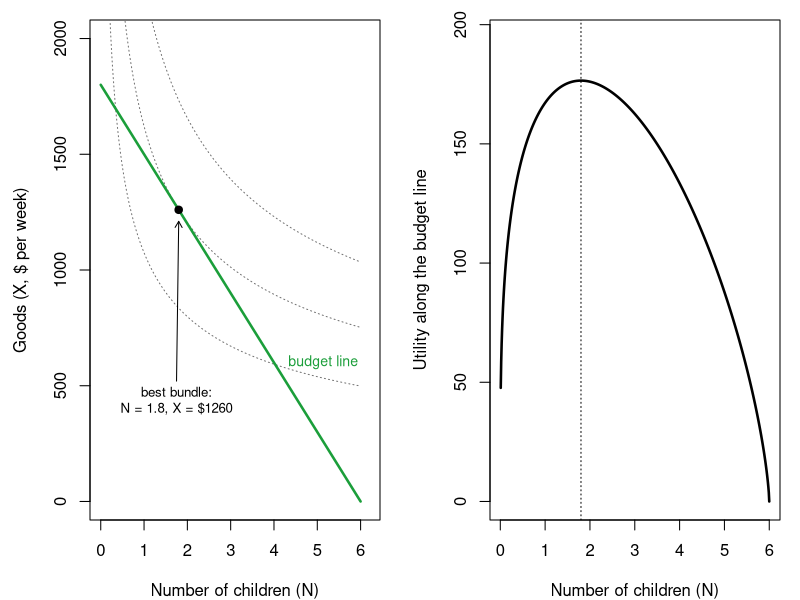
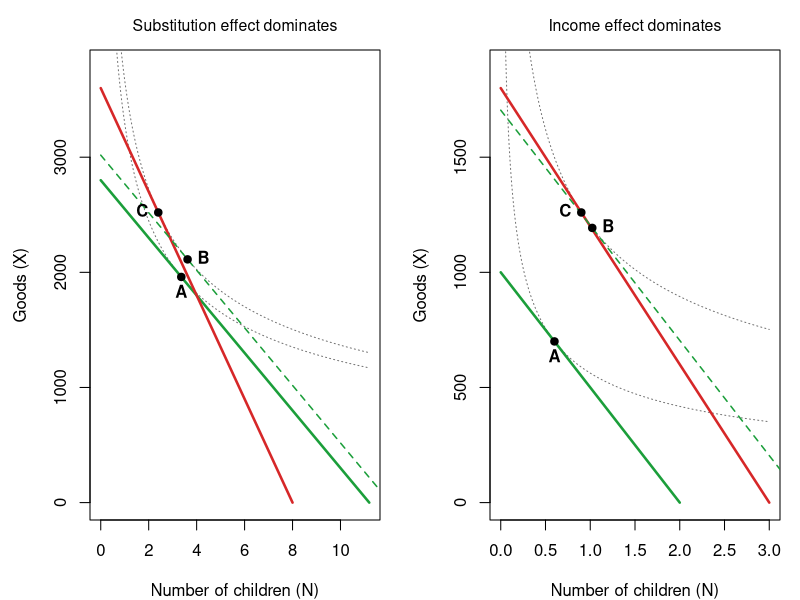
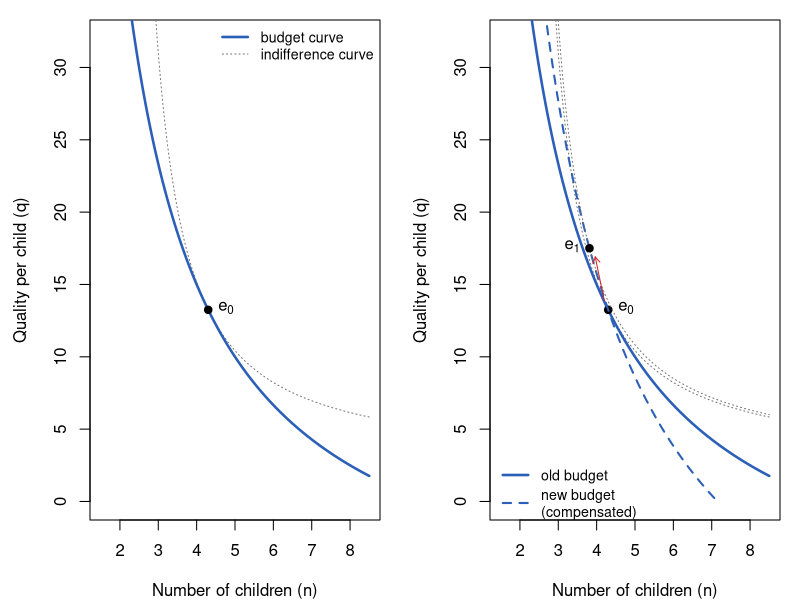
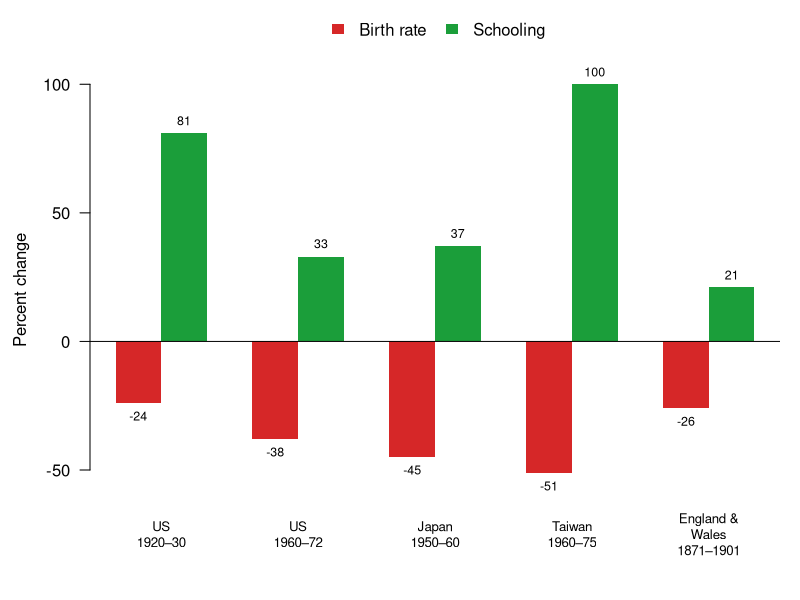

Source code (R) for these figures, in order:
## ---- chunk 1
#| label: setup-ch7
#| include: false

col_kids <- "#d62728"; col_goods <- "#1b9e3a"; col_old <- "#1b9e3a"
col_new <- "#d62728"; col_grey <- "grey45"

## ---- Cost-of-time model --------------------------------------------------
## Budget: X + (p + c w) N = w T + I ; utility U = X^a N^(1 - a)
## Optimum (Cobb-Douglas): N* = (1 - a)(I + wT)/(p + cw), X* = a (I + wT)
full_income <- function(w, T, I) w * T + I
full_price  <- function(p, c, w) p + c * w
N_star <- function(w, T, I, p, c, a) (1 - a) * full_income(w, T, I) / full_price(p, c, w)
X_star <- function(w, T, I, p, c, a) a * full_income(w, T, I)
util   <- function(X, N, a) X^a * N^(1 - a)
## X on an indifference curve with utility U
X_on_U <- function(U, N, a) (U / N^(1 - a))^(1 / a)
## Point on indifference curve U where the slope equals a given price of N
tangent_on_U <- function(U, P, a) {
  U <- unname(U)
  k <- (a / (1 - a)) * P               # X/N ratio at tangency
  N <- U / k^a
  c(N = N, X = k * N)
}

## ---- Becker quantity-quality model ---------------------------------------
## Budget: p_n n + p_c q n = S ; CES utility over n and q (sigma < 1)
U_nq <- function(n, q, alpha = 0.5, rho = -0.5) (alpha * n^rho + (1 - alpha) * q^rho)^(1 / rho)
q_budget <- function(n, S, pn, pc = 1) (S - pn * n) / (pc * n)
opt_nq <- function(S, pn, pc = 1, ...) {
  f <- function(n) { q <- q_budget(n, S, pn, pc); if (q <= 0) -Inf else U_nq(n, q, ...) }
  o <- optimize(f, c(0.05, S / pn - 0.01), maximum = TRUE)
  c(n = o$maximum, q = q_budget(o$maximum, S, pn, pc), U = o$objective)
}
## q on an indifference curve of CES utility with level U
q_on_U <- function(U, n, alpha = 0.5, rho = -0.5) {
  inner <- (U^rho - alpha * n^rho) / (1 - alpha)
  ifelse(inner > 0, inner^(1 / rho), NA)
}
## ---- chunk 2
#| label: fig-cost-of-time
#| fig-cap: "The cost-of-time model with the lecture example (w = $20, T = 40, I = $1,000, p = $200, c = 5, U = X^0.7 N^0.3). Left: the budget line and indifference curves; the best bundle is where an indifference curve just touches the line. Right: utility along the budget line, a slice through the 'utility mountain.'"
#| fig-height: 4
w <- 20; T <- 40; I <- 1000; p <- 200; c <- 5; a <- 0.7
Ns <- N_star(w, T, I, p, c, a); Xs <- X_star(w, T, I, p, c, a)
Us <- util(Xs, Ns, a)
N <- seq(0.01, 6, 0.01)
op <- par(mfrow = c(1, 2), mar = c(4, 4.5, 1, 1))
plot(N, 1800 - 300 * N, type = "n", ylim = c(0, 2000), xlim = c(0, 6.2),
     xlab = "Number of children (N)", ylab = "Goods (X, $ per week)")
for (Ui in Us * c(0.75, 1, 1.25))
  lines(N, X_on_U(Ui, N, a), lty = 3, col = col_grey)
segments(0, 1800, 6, 0, col = col_goods, lwd = 2.5)
points(Ns, Xs, pch = 19)
arrows(1.75, 520, Ns, Xs - 50, length = 0.07)
text(1.75, 520, sprintf("best bundle:\nN = %.1f, X = $%.0f", Ns, Xs), pos = 1, cex = 0.8)
text(4.1, 600, "budget line", col = col_goods, pos = 4, cex = 0.85)
Ub <- util(1800 - 300 * N, N, a)
plot(N, Ub, type = "l", lwd = 2.5, ylim = c(0, max(Ub) * 1.1),
     xlab = "Number of children (N)", ylab = "Utility along the budget line")
abline(v = Ns, lty = 3)
par(op)
## ---- chunk 3
#| label: fig-wage-effects
#| fig-cap: "A doubling of the wage (from $20 to $40) under two sets of circumstances. Green: old budget line; red: new budget line; dashed green: a line with the old slope tangent to the new indifference curve. A → B is the income effect and B → C the substitution effect. Left: the substitution effect dominates and the family has fewer children. Right: the income effect dominates and it has more."
#| fig-height: 4.3
decomp_plot <- function(T, I, p, c, a, w0, w1, main) {
  P0 <- full_price(p, c, w0); P1 <- full_price(p, c, w1)
  F0 <- full_income(w0, T, I); F1 <- full_income(w1, T, I)
  A <- c(N = N_star(w0, T, I, p, c, a), X = X_star(w0, T, I, p, c, a))
  C <- c(N = N_star(w1, T, I, p, c, a), X = X_star(w1, T, I, p, c, a))
  UA <- unname(util(A["X"], A["N"], a)); UC <- unname(util(C["X"], C["N"], a))
  B <- tangent_on_U(UC, P0, a)                      # new utility, old prices
  nmax <- max(F0 / P0, F1 / P1, B["N"] * 1.6)
  N <- seq(0.02, nmax, length.out = 400)
  plot(N, N, type = "n", xlim = c(0, nmax), ylim = c(0, F1 * 1.05),
       xlab = "Number of children (N)", ylab = "Goods (X)", main = main,
       font.main = 1, cex.main = 0.95)
  lines(N, X_on_U(UA, N, a), lty = 3, col = col_grey)
  lines(N, X_on_U(UC, N, a), lty = 3, col = col_grey)
  segments(0, F0, F0 / P0, 0, col = col_old, lwd = 2.5)
  segments(0, F1, F1 / P1, 0, col = col_new, lwd = 2.5)
  FB <- B["X"] + P0 * B["N"]                        # income needed at old prices
  segments(0, FB, FB / P0, 0, col = col_old, lwd = 1.5, lty = 2)
  pts <- rbind(A = A, B = B, C = C)
  points(pts[, "N"], pts[, "X"], pch = 19)
  text(pts[, "N"], pts[, "X"], rownames(pts), pos = c(1, 4, 2), font = 2)
  invisible(pts)
}
op <- par(mfrow = c(1, 2), mar = c(4, 4.5, 2.5, 1))
p1 <- decomp_plot(T = 40, I = 2000, p = 50, c = 10, a = 0.7, w0 = 20, w1 = 40,
                  main = "Substitution effect dominates")
p2 <- decomp_plot(T = 40, I = 200, p = 400, c = 5, a = 0.7, w0 = 20, w1 = 40,
                  main = "Income effect dominates")
par(op)
## ---- chunk 4
#| label: tbl-becker-declines
#| tbl-cap: "Some rapid fertility declines. Source: Becker (1991), Table 5.1 (shown in lecture)."
#| echo: false
knitr::kable(data.frame(
  `Country and period` = c("United States, 1920–1930", "United States, 1960–1972",
                           "Japan, 1950–1960", "Taiwan, 1960–1975",
                           "England and Wales, 1871–1901"),
  `Change in birth rate (%)` = c(-24, -38, -45, -51, -26), check.names = FALSE))
## ---- chunk 5
#| label: fig-qq
#| fig-cap: "Becker's quantity–quality model. The budget curve (blue) is bowed toward the origin because spending on children is quality × quantity. Left: the family's best choice e0 is where an indifference curve just touches the budget curve. Right: a compensated increase in the fixed cost per child rotates the budget curve through e0 (dashed). The family moves to e1, with fewer children and more quality per child. Illustrative CES preferences."
#| fig-height: 4.3
S0 <- 100; pn0 <- 10; pn1 <- 20
e0 <- opt_nq(S0, pn0)
S1 <- unname(pn1 * e0["n"] + e0["n"] * e0["q"])  # compensated: passes through e0
e1 <- opt_nq(S1, pn1)
n <- seq(1.5, 8.5, 0.01)
op <- par(mfrow = c(1, 2), mar = c(4, 4.5, 1, 1))
for (panel in 1:2) {
  plot(n, n, type = "n", xlim = c(1.5, 8.5), ylim = c(0, 32),
       xlab = "Number of children (n)", ylab = "Quality per child (q)")
  lines(n, q_on_U(e0["U"], n), lty = 3, col = col_grey)
  qb <- q_budget(n, S0, pn0); qb[qb < 0] <- NA
  lines(n, qb, col = "#2c5fb8", lwd = 2.5)
  points(e0["n"], e0["q"], pch = 19)
  text(e0["n"], e0["q"], expression(e[0]), pos = 4)
  if (panel == 1) {
    legend("topright", c("budget curve", "indifference curve"),
           col = c("#2c5fb8", col_grey), lty = c(1, 3), lwd = c(2.5, 1),
           bty = "n", cex = 0.85)
  } else {
    qb1 <- q_budget(n, S1, pn1); qb1[qb1 < 0] <- NA
    lines(n, qb1, col = "#2c5fb8", lwd = 2, lty = 2)
    lines(n, q_on_U(e1["U"], n), lty = 3, col = col_grey)
    points(e1["n"], e1["q"], pch = 19)
    text(e1["n"], e1["q"], expression(e[1]), pos = 2)
    legend("bottomleft", c("old budget", "new budget\n(compensated)"),
           col = "#2c5fb8", lty = c(1, 2), lwd = c(2.5, 2), bty = "n", cex = 0.85)
    arrows(e0["n"] - 0.1, e0["q"] + 0.6, e1["n"] + 0.15, e1["q"] - 0.6,
           length = 0.07, col = col_kids)
  }
}
par(op)
## ---- chunk 6
#| label: setup-qq-toy
#| include: false
## Worked example: Cobb-Douglas U = a ln n + b ln q + g ln z
qa <- 0.30; qg <- 0.45; qb0 <- 0.25; qb1 <- 0.27; qI <- 100
## with interaction: c n + p n q + z = I  (c = 2, p = 1)
wi <- function(b, c = 2, p = 1) {
  n <- (qa - b) / (qa + qg) * qI / c; q <- b / (qa - b) * c / p
  z <- qg / (qa + qg) * qI
  c(amb = qa - b, n = n, q = q, cn = c * n, pnq = p * n * q, z = z,
    pin = c + p * q, piq = p * n)
}
## without interaction: c n + p q + z = I  (c = 10, p = 1)
ni <- function(b, c = 10, p = 1) {
  s <- qa + b + qg
  c(s = s, shn = qa / s, n = qa / s * qI / c, shq = b / s, q = b / s * qI / p)
}
W0 <- wi(qb0); W1 <- wi(qb1); N0 <- ni(qb0); N1 <- ni(qb1)
## interaction family facing frozen (starting) shadow prices as linear prices
FI <- W0[["pin"]] * W0[["n"]] + W0[["piq"]] * W0[["q"]] + W0[["z"]]
nfrz <- function(b) qa * FI / ((qa + b + qg) * W0[["pin"]])
pch <- function(x0, x1) 100 * (x1 / x0 - 1)
dn_wi <- pch(W0[["n"]], W1[["n"]]); dq_wi <- pch(W0[["q"]], W1[["q"]])
dn_ni <- pch(N0[["n"]], N1[["n"]]); dq_ni <- pch(N0[["q"]], N1[["q"]])
dn_frz <- pch(nfrz(qb0), nfrz(qb1))
mult <- dn_wi / dn_ni
cav <- function(amb0) 100 * 0.02 / amb0   # % fall in n for a 0.02 rise in b
f1 <- function(x) sprintf("%.1f", x); f2 <- function(x) sprintf("%.2f", x)
f3 <- function(x) sprintf("%.3f", x); f0 <- function(x) sprintf("%.0f", x)
## ---- chunk 7
#| label: fig-becker-tables
#| fig-cap: "Rapid fertility declines (red) and the accompanying increases in schooling (green) in Becker's five episodes. Schooling measures differ by country: secondary enrollment ages 14–17 (US 1920–30), high-school completion ages 25–34 (US 1960–72, Japan, Taiwan), and male literacy (Great Britain). Source: Becker (1991), Tables 5.1 and 5.2."
#| fig-height: 4
ep <- c("US\n1920–30", "US\n1960–72", "Japan\n1950–60", "Taiwan\n1960–75",
        "England &\nWales\n1871–1901")
births <- c(-24, -38, -45, -51, -26)
school <- c(81, 33, 37, 100, 21)
op <- par(mar = c(2, 4.5, 1, 1))
bp <- barplot(rbind(births, school), beside = TRUE, names.arg = rep("", 5),
              col = c(col_kids, col_goods), border = NA, ylim = c(-85, 125),
              ylab = "Percent change", las = 1)
abline(h = 0)
text(colMeans(bp), -75, ep, cex = 0.8, xpd = NA)
text(bp, rbind(births, school) + ifelse(rbind(births, school) > 0, 5, -5),
     rbind(births, school), cex = 0.75)
legend("top", c("Birth rate", "Schooling"), fill = c(col_kids, col_goods),
       border = NA, bty = "n", horiz = TRUE, inset = -0.02)
par(op)
